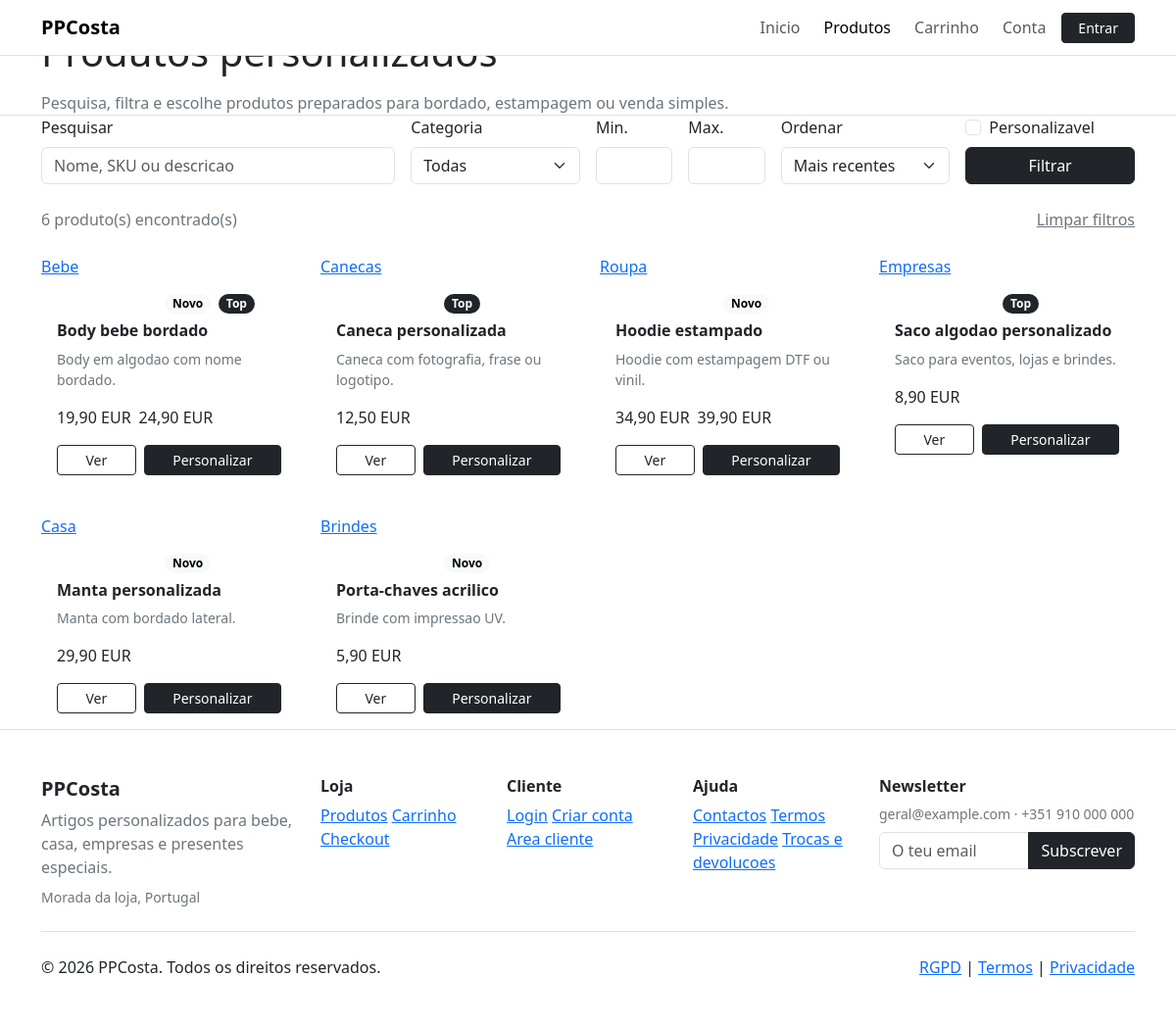
Page /produto.php on the committed database.
### tables this page shows
CREATE TABLE products (
    id BIGINT UNSIGNED AUTO_INCREMENT PRIMARY KEY,
    brand_id BIGINT UNSIGNED NULL,
    supplier_id BIGINT UNSIGNED NULL,
    tax_rate_id BIGINT UNSIGNED NOT NULL,
    name VARCHAR(190) NOT NULL,
    slug VARCHAR(210) NOT NULL,
    short_description TEXT NULL,
    long_description MEDIUMTEXT NULL,
    sku VARCHAR(100) NOT NULL,
    ean VARCHAR(40) NULL,
    price DECIMAL(12,2) NOT NULL,
    sale_price DECIMAL(12,2) NULL,
    cost_price DECIMAL(12,2) NULL,
    stock INT NOT NULL DEFAULT 0,
    stock_minimum INT NOT NULL DEFAULT 0,
    weight_grams INT NULL,
    width_mm INT NULL,
    height_mm INT NULL,
    depth_mm INT NULL,
    video_url VARCHAR(255) NULL,
    is_active TINYINT(1) NOT NULL DEFAULT 1,
    is_new TINYINT(1) NOT NULL DEFAULT 0,
    is_featured TINYINT(1) NOT NULL DEFAULT 0,
    is_on_sale TINYINT(1) NOT NULL DEFAULT 0,
    is_best_seller TINYINT(1) NOT NULL DEFAULT 0,
    is_personalizable TINYINT(1) NOT NULL DEFAULT 0,
    meta_title VARCHAR(190) NULL,
    meta_description VARCHAR(255) NULL,
    canonical_url VARCHAR(255) NULL,
    created_at TIMESTAMP NOT NULL DEFAULT CURRENT_TIMESTAMP,
    updated_at TIMESTAMP NOT NULL DEFAULT CURRENT_TIMESTAMP ON UPDATE CURRENT_TIMESTAMP,
    UNIQUE KEY uq_products_slug (slug),
    UNIQUE KEY uq_products_sku (sku),
    KEY idx_products_flags (is_active, is_featured, is_new, is_on_sale, is_best_seller),
    KEY idx_products_brand (brand_id),
    KEY idx_products_supplier (supplier_id),
    FULLTEXT KEY ft_products_search (name, short_description, long_description, sku),
    CONSTRAINT fk_products_brand FOREIGN KEY (brand_id) REFERENCES brands(id) ON DELETE SET NULL,
    CONSTRAINT fk_products_supplier FOREIGN KEY (supplier_id) REFERENCES suppliers(id) ON DELETE SET NULL,
    CONSTRAINT fk_products_tax_rate FOREIGN KEY (tax_rate_id) REFERENCES tax_rates(id),
    CHECK (price >= 0),
    CHECK (sale_price IS NULL OR sale_price >= 0),
    CHECK (stock >= 0)
);

CREATE TABLE categories (
    id BIGINT UNSIGNED AUTO_INCREMENT PRIMARY KEY,
    parent_id BIGINT UNSIGNED NULL,
    name VARCHAR(160) NOT NULL,
    slug VARCHAR(180) NOT NULL,
    description TEXT NULL,
    image_path VARCHAR(255) NULL,
    sort_order INT NOT NULL DEFAULT 0,
    is_active TINYINT(1) NOT NULL DEFAULT 1,
    meta_title VARCHAR(190) NULL,
    meta_description VARCHAR(255) NULL,
    created_at TIMESTAMP NOT NULL DEFAULT CURRENT_TIMESTAMP,
    updated_at TIMESTAMP NOT NULL DEFAULT CURRENT_TIMESTAMP ON UPDATE CURRENT_TIMESTAMP,
    UNIQUE KEY uq_categories_slug (slug),
    KEY idx_categories_parent (parent_id),
    KEY idx_categories_active_sort (is_active, sort_order),
    CONSTRAINT fk_categories_parent FOREIGN KEY (parent_id) REFERENCES categories(id) ON DELETE SET NULL
);

### includes/functions.php (called while the page is built, shortened)
<?php
function url(string $path = ''): string
{
    return app_base_url() . '/' . ltrim($path, '/');
}
function app_base_url(): string
{
    if (APP_ENV === 'production') {
        return APP_URL;
    }
    return APP_URL;
}
function product_url(string $slug): string
{
    return url('produto/' . rawurlencode($slug));
}
function e(?string $value): string
{
    return htmlspecialchars((string) $value, ENT_QUOTES, 'UTF-8');
}
function format_price(float $value): string
{
    return number_format($value, 2, ',', ' ') . ' EUR';
}

### includes/catalog.php (called while the page is built, shortened)
<?php
require_once __DIR__ . '/database.php';
require_once __DIR__ . '/functions.php';
function catalog_product_media_class(?string $categorySlug): string
{
    return [
        'bebe' => 'product-baby',
        'canecas' => 'product-mug',
        'roupa' => 'product-hoodie',
        'empresas' => 'product-bag',
        'brindes' => 'product-bag',
        'casa' => 'product-baby',
    ][$categorySlug ?? ''] ?? 'product-mug';
}
function catalog_products(array $filters = []): array
{
    $filters = array_merge([
        'q' => '',
        'category' => '',
        'min_price' => null,
        'max_price' => null,
        'personalization' => '',
        'sort' => 'recent',
    ], $filters);
    try {
        $where = ['p.is_active = 1'];
        $params = [];
        $sortSql = match ($filters['sort'] ?? 'recent') {
            'price_asc' => 'final_price ASC, p.name ASC',
            'price_desc' => 'final_price DESC, p.name ASC',
            'best_seller' => 'p.is_best_seller DESC, p.created_at DESC',
            'name' => 'p.name ASC',
            default => 'p.created_at DESC',
        };
        $sql = '
            SELECT
                p.id,
                p.name,
                p.slug,
                p.short_description,
                p.long_description,
                p.sku,
                p.price,
                p.sale_price,
                COALESCE(p.sale_price, p.price) AS final_price,
                p.stock,
                p.is_new,
                p.is_on_sale,
                p.is_best_seller,
                p.is_personalizable,
                c.slug AS category_slug,
                c.name AS category_name,
                COALESCE(pi.path, "") AS image_path,
                "Personalizavel" AS technique,
                "product-mug" AS media_class
            FROM products p
            LEFT JOIN product_categories pc ON pc.product_id = p.id AND pc.is_primary = 1
            LEFT JOIN categories c ON c.id = pc.category_id
            LEFT JOIN product_images pi ON pi.product_id = p.id AND pi.is_primary = 1
            WHERE ' . implode(' AND ', $where) . '
            ORDER BY ' . $sortSql;
        $stmt = db()->prepare($sql);
        $stmt->execute($params);
        return array_map('catalog_normalize_product', $stmt->fetchAll());
    } catch (Throwable) {
        return catalog_filter_fallback_products($filters);
    }
}
function catalog_normalize_product(array $product): array
{
    $product['media_class'] = catalog_product_media_class($product['category_slug'] ?? null);
    $product['final_price'] = $product['final_price'] ?? ($product['sale_price'] ?: $product['price'] ?? 0);
    return $product;
}
function catalog_filters_from_request(): array
{
    return [
        'q' => trim($_GET['q'] ?? ''),
        'category' => trim($_GET['categoria'] ?? ''),
        'min_price' => $_GET['preco_min'] ?? null,
        'max_price' => $_GET['preco_max'] ?? null,
        'personalization' => isset($_GET['personalizavel']) ? '1' : '',
        'sort' => trim($_GET['ordenar'] ?? 'recent'),
    ];
}

### includes/database.php (called while the page is built, shortened)
<?php
function db(): PDO
{
    static $pdo = null;
    if ($pdo instanceof PDO) {
        return $pdo;
    }
    $dsn = sprintf(
        'mysql:host=%s;port=%d;dbname=%s;charset=%s',
        DB_HOST,
        DB_PORT,
        DB_NAME,
        DB_CHARSET
    );
    $pdo = new PDO($dsn, DB_USER, DB_PASS, [
        PDO::ATTR_ERRMODE => PDO::ERRMODE_EXCEPTION,
        PDO::ATTR_DEFAULT_FETCH_MODE => PDO::FETCH_ASSOC,
        PDO::ATTR_EMULATE_PREPARES => false,
    ]);
    return $pdo;
}

### produto.php (the view, shortened to what this page needs)
<?php
require_once __DIR__ . '/includes/catalog.php';
$filters = catalog_filters_from_request();
$products = catalog_products($filters);
require_once __DIR__ . '/includes/header.php';
?>
<section class="catalog-hero border-bottom">
    <div class="container">
        <p class="text-uppercase text-secondary fw-semibold small mb-2">Catalogo</p>
        <h1 class="section-title mb-3">Produtos personalizados</h1>
        <p class="text-secondary mb-0">Pesquisa, filtra e escolhe produtos preparados para bordado, estampagem ou venda simples.</p>
    </div>
</section>
<section class="section-pad">
    <div class="container">
        <form class="catalog-filters mb-4" method="get" action="<?= e(url('produto.php')) ?>">
            <div class="row g-3 align-items-end">
                <div class="col-lg-4">
                    <label class="form-label" for="q">Pesquisar</label>
                    <input class="form-control" id="q" name="q" type="search" value="<?= e($filters['q']) ?>" placeholder="Nome, SKU ou descricao">
                </div>
                <div class="col-sm-6 col-lg-2">
                    <label class="form-label" for="categoria">Categoria</label>
                    <select class="form-select" id="categoria" name="categoria">
                        <option value="">Todas</option>
                    </select>
                </div>
                <div class="col-6 col-lg-1">
                    <label class="form-label" for="preco_min">Min.</label>
                    <input class="form-control" id="preco_min" name="preco_min" type="number" min="0" step="0.01" value="<?= e((string) $filters['min_price']) ?>">
                </div>
                <div class="col-6 col-lg-1">
                    <label class="form-label" for="preco_max">Max.</label>
                    <input class="form-control" id="preco_max" name="preco_max" type="number" min="0" step="0.01" value="<?= e((string) $filters['max_price']) ?>">
                </div>
                <div class="col-sm-6 col-lg-2">
                    <label class="form-label" for="ordenar">Ordenar</label>
                    <select class="form-select" id="ordenar" name="ordenar">
                        <option value="recent" <?= $filters['sort'] === 'recent' ? 'selected' : '' ?>>Mais recentes</option>
                    </select>
                </div>
                <div class="col-sm-6 col-lg-2">
                    <div class="form-check mb-2">
                        <input class="form-check-input" id="personalizavel" name="personalizavel" type="checkbox" value="1" <?= $filters['personalization'] ? 'checked' : '' ?>>
                        <label class="form-check-label" for="personalizavel">Personalizavel</label>
                    </div>
                    <button class="btn btn-dark w-100" type="submit">Filtrar</button>
                </div>
            </div>
        </form>
        <div class="d-flex flex-column flex-md-row justify-content-between gap-2 mb-4">
            <span class="text-secondary"><?= count($products) ?> produto(s) encontrado(s)</span>
            <a class="text-secondary" href="<?= e(url('produto.php')) ?>">Limpar filtros</a>
        </div>
        <?php if ($products === []): ?>
            <div class="empty-state">
                <h2 class="h4 fw-bold">Sem resultados</h2>
                <p class="text-secondary mb-0">Experimenta remover filtros ou pesquisar por outra palavra.</p>
            </div>
        <?php else: ?>
            <div class="row g-4">
                <?php foreach ($products as $product): ?>
                    <div class="col-sm-6 col-xl-3">
                        <article class="product-card h-100 overflow-hidden">
                            <a class="product-media <?= e($product['media_class'] ?? 'product-mug') ?>" href="<?= e(product_url($product['slug'])) ?>">
                                <?php if (!empty($product['image_path'])): ?>
                                    <img src="<?= e(url((string) $product['image_path'])) ?>" alt="<?= e((string) $product['name']) ?>">
                                <?php else: ?>
                                    <span><?= e($product['category_name'] ?? 'Produto') ?></span>
                                <?php endif; ?>
                            </a>
                            <div class="p-3">
                                <div class="d-flex flex-wrap gap-2 mb-2">
                                    <?php if (!empty($product['is_personalizable'])): ?>
                                        <span class="badge badge-soft rounded-pill">Personalizavel</span>
                                    <?php endif; ?>
                                    <?php if (!empty($product['is_new'])): ?>
                                        <span class="badge text-bg-light rounded-pill">Novo</span>
                                    <?php endif; ?>
                                    <?php if (!empty($product['is_best_seller'])): ?>
                                        <span class="badge text-bg-dark rounded-pill">Top</span>
                                    <?php endif; ?>
                                </div>
                                <h2 class="h6 fw-bold">
                                    <a class="text-dark text-decoration-none" href="<?= e(product_url($product['slug'])) ?>">
                                        <?= e($product['name']) ?>
                                    </a>
                                </h2>
                                <p class="text-secondary small mb-3"><?= e($product['short_description']) ?></p>
                                <div class="d-flex align-items-center gap-2 mb-3">
                                    <span class="price"><?= e(format_price((float) $product['final_price'])) ?></span>
                                    <?php if (!empty($product['sale_price'])): ?>
                                        <span class="old-price"><?= e(format_price((float) $product['price'])) ?></span>
                                    <?php endif; ?>
                                </div>
                                <div class="d-flex gap-2">
                                    <a class="btn btn-sm btn-outline-dark flex-fill" href="<?= e(product_url($product['slug'])) ?>">Ver</a>
                                    <a class="btn btn-sm btn-dark flex-fill" href="<?= e(product_url($product['slug'])) ?>">Personalizar</a>
                                </div>
                            </div>
                        </article>
                    </div>
                <?php endforeach; ?>
            </div>
        <?php endif; ?>
    </div>
</section>
<?php require_once __DIR__ . '/includes/footer.php'; ?>

### rows in the picture
products: categories.name "Bebe", is_new "Novo", is_best_seller "Top", name "Body bebe bordado", short_description "Body em algodao com nome bordado.", final_price "19,90 EUR", price "24,90 EUR"
products: categories.name "Canecas", is_best_seller "Top", name "Caneca personalizada", short_description "Caneca com fotografia, frase ou logotipo.", final_price "12,50 EUR"
products: categories.name "Roupa", is_new "Novo", name "Hoodie estampado", short_description "Hoodie com estampagem DTF ou vinil.", final_price "34,90 EUR", price "39,90 EUR"
products: categories.name "Empresas", is_best_seller "Top", name "Saco algodao personalizado", short_description "Saco para eventos, lojas e brindes.", final_price "8,90 EUR"
products: categories.name "Casa", is_new "Novo", name "Manta personalizada", short_description "Manta com bordado lateral.", final_price "29,90 EUR"
products: categories.name "Brindes", is_new "Novo", name "Porta-chaves acrilico", short_description "Brinde com impressao UV.", final_price "5,90 EUR"

### other values in the picture
APP_NAME "PPCosta"
count($products) "6"
$footerStoreName "PPCosta"
$footerSettings['store_address'] "Morada da loja, Portugal"
$footerSettings['store_email'] "geral@example.com"
$footerSettings['store_phone'] "+351 910 000 000"
